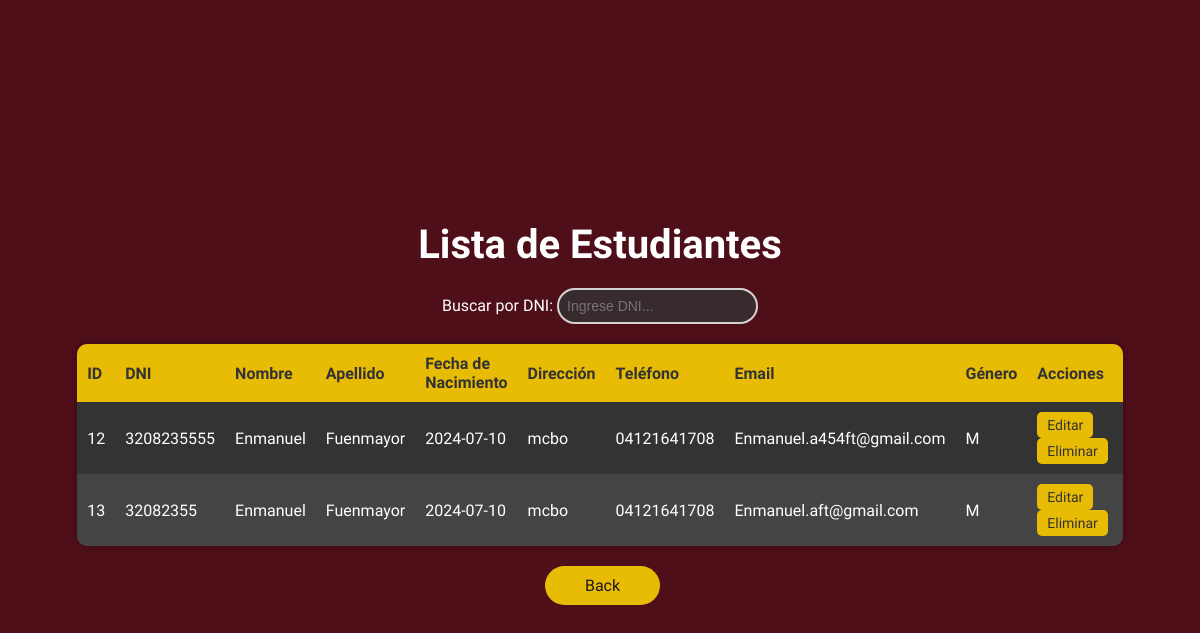
The page /estudiantes on the database as committed earlier.
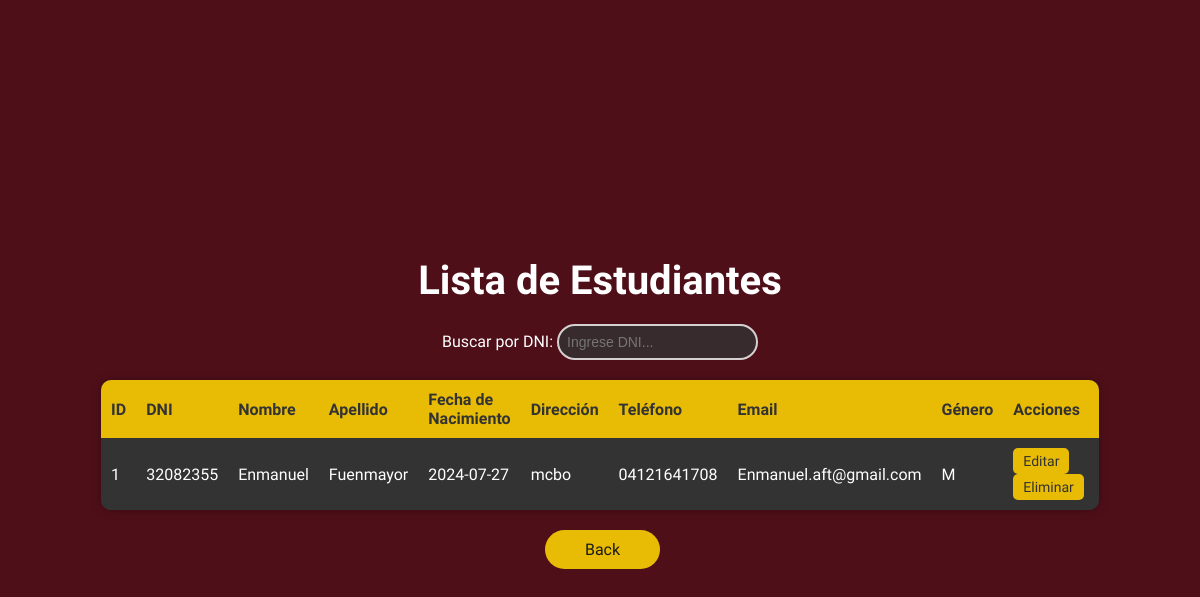
The same page on the database as committed later.
### tables this page shows
CREATE TABLE Estudiante (
    id_estudiante INTEGER PRIMARY KEY AUTOINCREMENT,
    dni_estudiante VARCHAR(20) UNIQUE NOT NULL,
    nombre VARCHAR(100) NOT NULL,
    apellido VARCHAR(100) NOT NULL,
    fecha_nacimiento DATE NOT NULL,
    direccion VARCHAR(255) NOT NULL,
    telefono VARCHAR(20) NOT NULL,
    email VARCHAR(100) UNIQUE NOT NULL,
    genero CHAR(1) CHECK(genero IN ('M', 'F'))
);

### app/views_P.py (the view)
@app.route('/estudiantes')
def estudiantes():
    conn = get_db()
    cursor = conn.execute('SELECT * FROM Estudiante')
    estudiantes = cursor.fetchall()
    conn.close()
    return render_template('estudiantes.html', estudiantes=estudiantes)

### app/views_P.py (called while the page is built)
def get_db():
    db = getattr(g, '_database', None)
    if db is None:
        db = g._database = sqlite3.connect(DATABASE)
        db.row_factory = sqlite3.Row
        db.execute("PRAGMA foreign_keys = ON;")
        db.commit()
    return db

@app.teardown_appcontext
def close_connection(exception):
    db = getattr(g, '_database', None)
    if db is not None:
        db.close()

### app/templates/estudiantes.html (shortened to what this page needs)
<!DOCTYPE html>
<html lang="es">
<head>
</head>
<body>
    <h1>Lista de Estudiantes</h1>
    <div class="search-bar">
        <label for="search" class="search-label">Buscar por DNI:</label>
        <input type="text" id="search" class="search-input" onkeyup="filterStudents()" placeholder="Ingrese DNI...">
    </div>
    <table id="students-table">
        <tr>
            <th>ID</th>
            <th>DNI</th>
            <th>Nombre</th>
            <th>Apellido</th>
            <th>Fecha de Nacimiento</th>
            <th>Dirección</th>
            <th>Teléfono</th>
            <th>Email</th>
            <th>Género</th>
            <th>Acciones</th>
        </tr>
        {% for estudiante in estudiantes %}
        <tr>
            <td>{{ estudiante.id_estudiante }}</td>
            <td>{{ estudiante.dni_estudiante }}</td>
            <td>{{ estudiante.nombre }}</td>
            <td>{{ estudiante.apellido }}</td>
            <td>{{ estudiante.fecha_nacimiento }}</td>
            <td>{{ estudiante.direccion }}</td>
            <td>{{ estudiante.telefono }}</td>
            <td>{{ estudiante.email }}</td>
            <td>{{ estudiante.genero }}</td>
            <td>
                <a href="{{ url_for('edit_estudiante', id=estudiante.id_estudiante) }}" class="button">Editar</a>
                <form method="POST" action="{{ url_for('delete_estudiante', id=estudiante.id_estudiante) }}" style="display: inline;">
                    <button type="submit" class="button" onclick="return confirm('¿Estás seguro de eliminar este estudiante?')">Eliminar</button>
                </form>
            </td>
        </tr>
        {% endfor %}
    </table>
    <div class="button-container">
        <a href="{{ url_for('index') }}" class="button button-back">Back</a>
    </div>
</body>
</html>

Rows that differ between the two databases and show on the page:
removed Estudiante: id_estudiante "12", dni_estudiante "3208235555", nombre "Enmanuel", apellido "Fuenmayor", fecha_nacimiento "2024-07-10", direccion "mcbo", telefono "04121641708", email "Enmanuel.a454ft@gmail.com", genero "M"
removed Estudiante: id_estudiante "13", dni_estudiante "32082355", nombre "Enmanuel", apellido "Fuenmayor", fecha_nacimiento "2024-07-10", direccion "mcbo", telefono "04121641708", email "Enmanuel.aft@gmail.com", genero "M"
added Estudiante: id_estudiante "1", dni_estudiante "32082355", nombre "Enmanuel", apellido "Fuenmayor", fecha_nacimiento "2024-07-27", direccion "mcbo", telefono "04121641708", email "Enmanuel.aft@gmail.com", genero "M"
